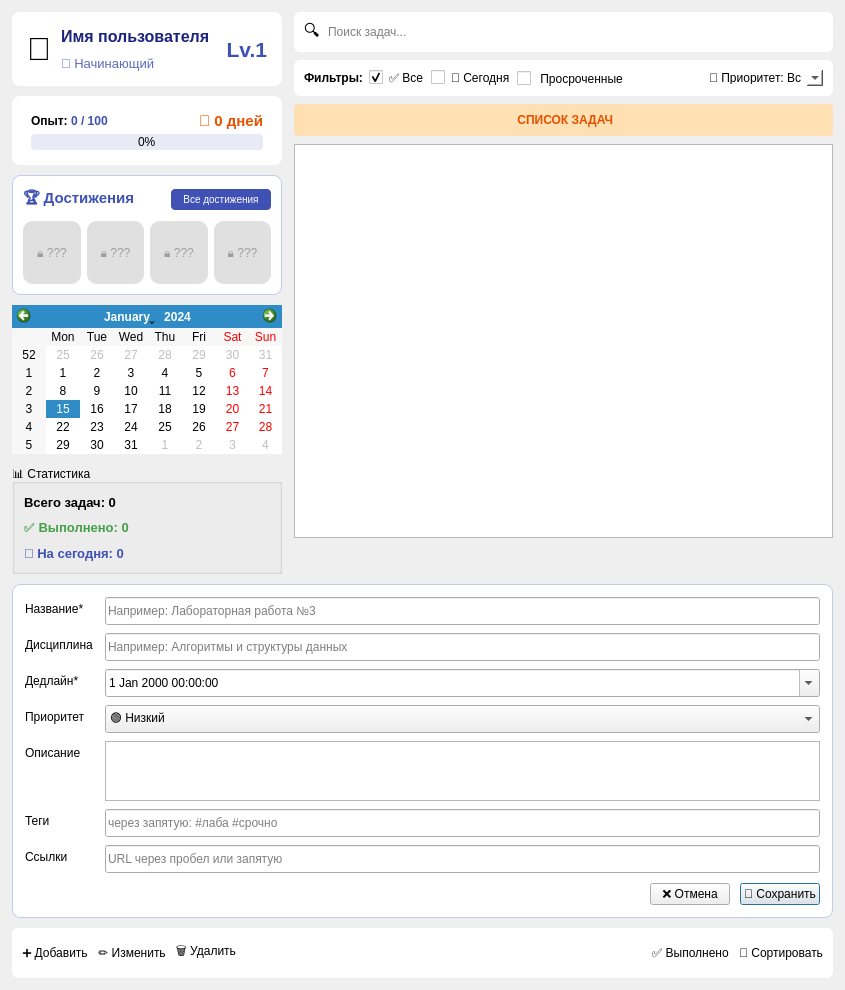
   <widget class="QWidget" name="tabTasks">
    <attribute name="title">
     <string>📋 Задачи</string>
    </attribute>
    <layout class="QVBoxLayout" name="verticalLayoutMain">
     <property name="spacing">
      <number>10</number>
     </property>
     <property name="leftMargin">
      <number>12</number>
     </property>
     <property name="topMargin">
      <number>12</number>
     </property>
     <property name="rightMargin">
      <number>12</number>
     </property>
     <property name="bottomMargin">
      <number>12</number>
     </property>
     <item>
      <layout class="QHBoxLayout" name="horizontalLayoutTop" stretch="1,2">
       <property name="spacing">
        <number>12</number>
       </property>
       <item>
        <layout class="QVBoxLayout" name="verticalLayoutLeft">
         <property name="spacing">
          <number>10</number>
         </property>
         <!-- Профиль -->
         <item>
          <widget class="QFrame" name="frameProfile">
           <property name="minimumSize">
            <size>
             <width>0</width>
             <height>70</height>
            </size>
           </property>
           <property name="styleSheet">
            <string notr="true">QFrame#frameProfile { background-color: #ffffff; border-radius: 8px; padding: 6px; }</string>
           </property>
           <layout class="QHBoxLayout" name="horizontalLayoutProfile">
            <property name="spacing">
             <number>10</number>
            </property>
            <item>
             <widget class="QLabel" name="labelAvatar">
              <property name="text">
               <string>👤</string>
              </property>
              <property name="font">
               <font>
                <pointsize>24</pointsize>
               </font>
              </property>
              <property name="alignment">
               <set>Qt::AlignCenter</set>
              </property>
             </widget>
            </item>
            <item>
             <layout class="QVBoxLayout" name="verticalLayoutProfileInfo">
              <item>
               <widget class="QLabel" name="labelUserName">
                <property name="text">
                 <string>Имя пользователя</string>
                </property>
                <property name="font">
                 <font>
                  <pointsize>12</pointsize>
                  <bold>true</bold>
                 </font>
                </property>
                <property name="styleSheet">
                 <string notr="true">color: #1a237e;</string>
                </property>
               </widget>
              </item>
              <item>
               <widget class="QLabel" name="labelUserRank">
                <property name="text">
                 <string>🏅 Начинающий</string>
                </property>
                <property name="font">
                 <font>
                  <pointsize>10</pointsize>
                 </font>
                </property>
                <property name="styleSheet">
                 <string notr="true">color: #5c6bc0;</string>
                </property>
               </widget>
              </item>
             </layout>
            </item>
            <item>
             <spacer name="horizontalSpacerProfile">
              <property name="orientation">
               <enum>Qt::Horizontal</enum>
              </property>
              <property name="sizeHint" stdset="0">
               <size>
                <width>40</width>
                <height>20</height>
               </size>
              </property>
             </spacer>
            </item>
            <item>
             <widget class="QLabel" name="labelLevel">
              <property name="text">
               <string>Lv.1</string>
              </property>
              <property name="font">
               <font>
                <pointsize>16</pointsize>
                <bold>true</bold>
               </font>
              </property>
              <property name="styleSheet">
               <string notr="true">color: #3f51b5;</string>
              </property>
              <property name="alignment">
               <set>Qt::AlignRight|Qt::AlignVCenter</set>
              </property>
             </widget>
            </item>
           </layout>
          </widget>
         </item>
         <!-- Прогресс -->
         <item>
          <widget class="QFrame" name="frameProgress">
           <property name="minimumSize">
            <size>
             <width>0</width>
             <height>60</height>
            </size>
           </property>
           <property name="styleSheet">
            <string notr="true">QFrame#frameProgress { background-color: #ffffff; border-radius: 8px; padding: 6px 10px; }</string>
           </property>
           <layout class="QVBoxLayout" name="verticalLayoutProgress">
            <property name="spacing">
             <number>3</number>
            </property>
            <item>
             <layout class="QHBoxLayout" name="horizontalLayoutExp">
              <item>
               <widget class="QLabel" name="labelExpText">
                <property name="text">
                 <string>Опыт:</string>
                </property>
                <property name="font">
                 <font>
                  <bold>true</bold>
                 </font>
                </property>
               </widget>
              </item>
              <item>
               <widget class="QLabel" name="labelExpValue">
                <property name="text">
                 <string>0 / 100</string>
                </property>
                <property name="font">
                 <font>
                  <bold>true</bold>
                 </font>
                </property>
                <property name="styleSheet">
                 <string notr="true">color: #3f51b5;</string>
                </property>
               </widget>
              </item>
              <item>
               <spacer name="horizontalSpacerExp">
                <property name="orientation">
                 <enum>Qt::Horizontal</enum>
                </property>
                <property name="sizeHint" stdset="0">
                 <size>
                  <width>40</width>
                  <height>20</height>
                 </size>
                </property>
               </spacer>
              </item>
              <item>
               <widget class="QLabel" name="labelStreak">
                <property name="text">
                 <string>🔥 0 дней</string>
                </property>
                <property name="font">
                 <font>
                  <bold>true</bold>
                  <pointsize>11</pointsize>
                 </font>
                </property>
                <property name="styleSheet">
                 <string notr="true">color: #e65100;</string>
                </property>
               </widget>
              </item>
             </layout>
            </item>
            <item>
             <widget class="QProgressBar" name="progressBarExp">
              <property name="maximum">
               <number>100</number>
              </property>
              <property name="value">
               <number>0</number>
              </property>
              <property name="styleSheet">
               <string notr="true">QProgressBar { border: none; border-radius: 4px; background-color: #e8eaf6; height: 10px; text-align: center; } QProgressBar::chunk { background-color: #3f51b5; border-radius: 4px; }</string>
              </property>
             </widget>
            </item>
           </layout>
          </widget>
         </item>
         <!-- Достижения -->
         <item>
          <widget class="QFrame" name="frameAchievements">
           <property name="minimumSize">
            <size>
             <width>0</width>
             <height>120</height>
            </size>
           </property>
           <property name="styleSheet">
            <string notr="true">QFrame#frameAchievements { background-color: #ffffff; border-radius: 8px; border: 1px solid #c5cae9; }</string>
           </property>
           <layout class="QVBoxLayout" name="verticalLayoutAchievements">
            <property name="spacing">
             <number>8</number>
            </property>
            <property name="leftMargin">
             <number>10</number>
            </property>
            <property name="topMargin">
             <number>10</number>
            </property>
            <property name="rightMargin">
             <number>10</number>
            </property>
            <property name="bottomMargin">
             <number>10</number>
            </property>
            <item>
             <layout class="QHBoxLayout" name="horizontalLayoutAchievementsHeader">
              <item>
               <widget class="QLabel" name="labelAchievementsTitle">
                <property name="text">
                 <string>🏆 Достижения</string>
                </property>
                <property name="font">
                 <font>
                  <pointsize>11</pointsize>
                  <bold>true</bold>
                 </font>
                </property>
                <property name="styleSheet">
                 <string notr="true">color: #3f51b5;</string>
                </property>
               </widget>
              </item>
              <item>
               <spacer name="horizontalSpacerAchievements">
                <property name="orientation">
                 <enum>Qt::Horizontal</enum>
                </property>
                <property name="sizeHint" stdset="0">
                 <size>
                  <width>40</width>
                  <height>20</height>
                 </size>
                </property>
               </spacer>
              </item>
              <item>
               <widget class="QPushButton" name="btnViewAchievements">
                <property name="text">
                 <string>Все достижения</string>
                </property>
                <property name="styleSheet">
                 <string notr="true">background-color: #3f51b5; color: #ffffff; border-radius: 4px; padding: 4px 12px; font-size: 10px;</string>
                </property>
               </widget>
              </item>
             </layout>
            </item>
            <item>
             <layout class="QHBoxLayout" name="horizontalLayoutAchievements">
              <property name="spacing">
               <number>6</number>
              </property>
              <item>
               <widget class="QLabel" name="achievement1">
                <property name="text">
                 <string>🔒 ???</string>
                </property>
                <property name="font">
                 <font>
                  <pointsize>9</pointsize>
                 </font>
                </property>
                <property name="styleSheet">
                 <string notr="true">background-color: #e0e0e0; border-radius: 10px; padding: 4px 8px; color: #9e9e9e;</string>
                </property>
                <property name="alignment">
                 <set>Qt::AlignCenter</set>
                </property>
               </widget>
              </item>
              <item>
               <widget class="QLabel" name="achievement2">
                <property name="text">
                 <string>🔒 ???</string>
                </property>
                <property name="font">
                 <font>
                  <pointsize>9</pointsize>
                 </font>
                </property>
                <property name="styleSheet">
                 <string notr="true">background-color: #e0e0e0; border-radius: 10px; padding: 4px 8px; color: #9e9e9e;</string>
                </property>
                <property name="alignment">
                 <set>Qt::AlignCenter</set>
                </property>
               </widget>
              </item>
              <item>
               <widget class="QLabel" name="achievement3">
                <property name="text">
                 <string>🔒 ???</string>
                </property>
                <property name="font">
                 <font>
                  <pointsize>9</pointsize>
                 </font>
                </property>
                <property name="styleSheet">
                 <string notr="true">background-color: #e0e0e0; border-radius: 10px; padding: 4px 8px; color: #9e9e9e;</string>
                </property>
                <property name="alignment">
                 <set>Qt::AlignCenter</set>
                </property>
               </widget>
              </item>
              <item>
               <widget class="QLabel" name="achievement4">
                <property name="text">
                 <string>🔒 ???</string>
                </property>
                <property name="font">
                 <font>
                  <pointsize>9</pointsize>
                 </font>
                </property>
                <property name="styleSheet">
                 <string notr="true">background-color: #e0e0e0; border-radius: 10px; padding: 4px 8px; color: #9e9e9e;</string>
                </property>
                <property name="alignment">
                 <set>Qt::AlignCenter</set>
                </property>
               </widget>
              </item>
             </layout>
            </item>
           </layout>
          </widget>
         </item>
         <!-- Календарь -->
         <item>
          <widget class="QCalendarWidget" name="calendarWidget">
           <property name="minimumSize">
            <size>
             <width>240</width>
             <height>0</height>
            </size>
           </property>
           <property name="maximumSize">
            <size>
             <width>280</width>
             <height>16777215</height>
            </size>
           </property>
          </widget>
         </item>
         <!-- Статистика -->
         <item>
          <widget class="QGroupBox" name="groupBoxStats">
           <property name="minimumSize">
            <size>
             <width>0</width>
             <height>110</height>
            </size>
           </property>
           <property name="title">
            <string>📊 Статистика</string>
           </property>
           <layout class="QVBoxLayout" name="verticalLayoutStats">
            <property name="spacing">
             <number>8</number>
            </property>
            <item>
             <widget class="QLabel" name="labelStatsTotal">
              <property name="text">
               <string>Всего задач: 0</string>
              </property>
              <property name="font">
               <font>
                <pointsize>10</pointsize>
                <bold>true</bold>
               </font>
              </property>
             </widget>
            </item>
            <item>
             <widget class="QLabel" name="labelStatsCompleted">
              <property name="text">
               <string>✅ Выполнено: 0</string>
              </property>
              <property name="styleSheet">
               <string notr="true">color: #43a047;</string>
              </property>
              <property name="font">
               <font>
                <pointsize>10</pointsize>
                <bold>true</bold>
               </font>
              </property>
             </widget>
            </item>
            <item>
             <widget class="QLabel" name="labelStatsToday">
              <property name="text">
               <string>📌 На сегодня: 0</string>
              </property>
              <property name="styleSheet">
               <string notr="true">color: #3f51b5;</string>
              </property>
              <property name="font">
               <font>
                <pointsize>10</pointsize>
                <bold>true</bold>
               </font>
              </property>
             </widget>
            </item>
           </layout>
          </widget>
         </item>
        </layout>
       </item>
       <!-- Правая колонка -->
       <item>
        <layout class="QVBoxLayout" name="verticalLayoutCenter" stretch="0,0,0,1,0">
         <property name="spacing">
          <number>8</number>
         </property>
         <item>
          <widget class="QFrame" name="frameSearch">
           <property name="minimumSize">
            <size>
             <width>0</width>
             <height>40</height>
            </size>
           </property>
           <property name="styleSheet">
            <string notr="true">background-color: #ffffff; border-radius: 6px;</string>
           </property>
           <layout class="QHBoxLayout" name="horizontalLayoutSearch">
            <property name="leftMargin">
             <number>10</number>
            </property>
            <property name="topMargin">
             <number>4</number>
            </property>
            <property name="rightMargin">
             <number>10</number>
            </property>
            <property name="bottomMargin">
             <number>4</number>
            </property>
            <item>
             <widget class="QLabel" name="labelSearchIcon">
              <property name="text">
               <string>🔍</string>
              </property>
              <property name="font">
               <font>
                <pointsize>12</pointsize>
               </font>
              </property>
             </widget>
            </item>
            <item>
             <widget class="QLineEdit" name="lineEditSearch">
              <property name="placeholderText">
               <string>Поиск задач...</string>
              </property>
             </widget>
            </item>
           </layout>
          </widget>
         </item>
         <item>
          <widget class="QFrame" name="frameFilters">
           <property name="minimumSize">
            <size>
             <width>0</width>
             <height>36</height>
            </size>
           </property>
           <property name="styleSheet">
            <string notr="true">background-color: #ffffff; border-radius: 6px;</string>
           </property>
           <layout class="QHBoxLayout" name="horizontalLayoutFilters">
            <property name="leftMargin">
             <number>10</number>
            </property>
            <property name="topMargin">
             <number>4</number>
            </property>
            <property name="rightMargin">
             <number>10</number>
            </property>
            <property name="bottomMargin">
             <number>4</number>
            </property>
            <item>
             <widget class="QLabel" name="labelFilterTitle">
              <property name="text">
               <string>Фильтры:</string>
              </property>
              <property name="font">
               <font>
                <bold>true</bold>
               </font>
              </property>
             </widget>
            </item>
            <item>
             <widget class="QCheckBox" name="checkBoxAll">
              <property name="text">
               <string>✅ Все</string>
              </property>
              <property name="checked">
               <bool>true</bool>
              </property>
             </widget>
            </item>
            <item>
             <widget class="QCheckBox" name="checkBoxToday">
              <property name="text">
               <string>📅 Сегодня</string>
              </property>
             </widget>
            </item>
            <item>
             <widget class="QCheckBox" name="checkBoxOverdue">
              <property name="text">
               <string>️ Просроченные</string>
              </property>
             </widget>
            </item>
            <item>
             <spacer name="horizontalSpacerFilters">
              <property name="orientation">
               <enum>Qt::Horizontal</enum>
              </property>
              <property name="sizeHint" stdset="0">
               <size>
                <width>40</width>
                <height>20</height>
               </size>
              </property>
             </spacer>
            </item>
            <item>
             <widget class="QComboBox" name="comboBoxPriority">
              <item>
               <property name="text">
                <string>🎯 Приоритет: Все</string>
               </property>
              </item>
              <item>
               <property name="text">
                <string> Высокий</string>
               </property>
              </item>
              <item>
               <property name="text">
                <string> Средний</string>
               </property>
              </item>
              <item>
               <property name="text">
                <string> Низкий</string>
               </property>
              </item>
             </widget>
            </item>
           </layout>
          </widget>
         </item>
         <item>
          <widget class="QLabel" name="labelTaskListTitle">
           <property name="minimumSize">
            <size>
             <width>0</width>
             <height>32</height>
            </size>
           </property>
           <property name="styleSheet">
            <string notr="true">background-color: #ffe0b2; color: #e65100; border-radius: 4px; padding: 6px; font-weight: bold; font-size: 12px;</string>
           </property>
           <property name="text">
            <string> СПИСОК ЗАДАЧ</string>
           </property>
           <property name="alignment">
            <set>Qt::AlignCenter</set>
           </property>
          </widget>
         </item>
         <item>
          <widget class="QListWidget" name="listWidgetTasks">
           <property name="sizePolicy">
            <sizepolicy hsizetype="Expanding" vsizetype="Expanding">
             <horstretch>0</horstretch>
             <verstretch>1</verstretch>
            </sizepolicy>
           </property>
          </widget>
         </item>
         <item>
          <widget class="QLabel" name="labelStatus">
           <property name="minimumSize">
            <size>
             <width>0</width>
             <height>28</height>
            </size>
           </property>
           <property name="text">
            <string/>
           </property>
           <property name="alignment">
            <set>Qt::AlignCenter</set>
           </property>
          </widget>
         </item>
        </layout>
       </item>
      </layout>
     </item>
     <!-- Форма задачи -->
     <item>
      <widget class="QFrame" name="frameTaskForm">
       <property name="visible">
        <bool>false</bool>
       </property>
       <property name="minimumSize">
        <size>
         <width>0</width>
         <height>280</height>
        </size>
       </property>
       <property name="styleSheet">
        <string notr="true">QFrame#frameTaskForm {
    background-color: #ffffff;
    border-radius: 8px;
    border: 1px solid #c5cae9;
}</string>
       </property>
       <layout class="QVBoxLayout" name="verticalLayoutForm">
        <property name="spacing">
         <number>10</number>
        </property>
        <property name="leftMargin">
         <number>12</number>
        </property>
        <property name="topMargin">
         <number>12</number>
        </property>
        <property name="rightMargin">
         <number>12</number>
        </property>
        <property name="bottomMargin">
         <number>12</number>
        </property>
        <item>
         <layout class="QFormLayout" name="formLayoutTask">
          <property name="horizontalSpacing">
           <number>12</number>
          </property>
          <property name="verticalSpacing">
           <number>8</number>
          </property>
          <item row="0" column="0">
           <widget class="QLabel" name="labelFormName">
            <property name="text">
             <string>Название*</string>
            </property>
           </widget>
          </item>
          <item row="0" column="1">
           <widget class="QLineEdit" name="lineEditFormName">
            <property name="placeholderText">
             <string>Например: Лабораторная работа №3</string>
            </property>
            <property name="minimumSize">
             <size>
              <width>0</width>
              <height>28</height>
             </size>
            </property>
           </widget>
          </item>
          <item row="1" column="0">
           <widget class="QLabel" name="labelFormDiscipline">
            <property name="text">
             <string>Дисциплина</string>
            </property>
           </widget>
          </item>
          <item row="1" column="1">
           <widget class="QLineEdit" name="lineEditFormDiscipline">
            <property name="placeholderText">
             <string>Например: Алгоритмы и структуры данных</string>
            </property>
            <property name="minimumSize">
             <size>
              <width>0</width>
              <height>28</height>
             </size>
            </property>
           </widget>
          </item>
          <item row="2" column="0">
           <widget class="QLabel" name="labelFormDeadline">
            <property name="text">
             <string>Дедлайн*</string>
            </property>
           </widget>
          </item>
          <item row="2" column="1">
           <widget class="QDateTimeEdit" name="dateTimeFormDeadline">
            <property name="minimumSize">
             <size>
              <width>0</width>
              <height>28</height>
             </size>
            </property>
            <property name="calendarPopup">
             <bool>true</bool>
            </property>
           </widget>
          </item>
          <item row="3" column="0">
           <widget class="QLabel" name="labelFormPriority">
            <property name="text">
             <string>Приоритет</string>
            </property>
           </widget>
          </item>
          <item row="3" column="1">
           <widget class="QComboBox" name="comboBoxFormPriority">
            <property name="minimumSize">
             <size>
              <width>0</width>
              <height>28</height>
             </size>
            </property>
            <item>
             <property name="text">
              <string>🟢 Низкий</string>
             </property>
            </item>
            <item>
             <property name="text">
              <string>🟡 Средний</string>
             </property>
            </item>
            <item>
             <property name="text">
              <string>🔴 Высокий</string>
             </property>
            </item>
           </widget>
          </item>
          <item row="4" column="0">
           <widget class="QLabel" name="labelFormDescription">
            <property name="text">
             <string>Описание</string>
            </property>
           </widget>
          </item>
          <item row="4" column="1">
           <widget class="QTextEdit" name="textEditFormDescription">
            <property name="maximumSize">
             <size>
              <width>16777215</width>
              <height>60</height>
             </size>
            </property>
           </widget>
          </item>
          <item row="5" column="0">
           <widget class="QLabel" name="labelFormTags">
            <property name="text">
             <string>Теги</string>
            </property>
           </widget>
          </item>
          <item row="5" column="1">
           <widget class="QLineEdit" name="lineEditFormTags">
            <property name="placeholderText">
             <string>через запятую: #лаба #срочно</string>
            </property>
            <property name="minimumSize">
             <size>
              <width>0</width>
              <height>28</height>
             </size>
            </property>
           </widget>
          </item>
          <item row="6" column="0">
           <widget class="QLabel" name="labelFormLinks">
            <property name="text">
             <string>Ссылки</string>
            </property>
           </widget>
          </item>
          <item row="6" column="1">
           <widget class="QLineEdit" name="lineEditFormLinks">
            <property name="placeholderText">
             <string>URL через пробел или запятую</string>
            </property>
            <property name="minimumSize">
             <size>
              <width>0</width>
              <height>28</height>
             </size>
            </property>
           </widget>
          </item>
         </layout>
        </item>
        <item>
         <layout class="QHBoxLayout" name="horizontalLayoutFormButtons">
          <property name="spacing">
           <number>10</number>
          </property>
          <item>
           <spacer name="horizontalSpacerFormLeft">
            <property name="orientation">
             <enum>Qt::Horizontal</enum>
            </property>
            <property name="sizeHint" stdset="0">
             <size>
              <width>40</width>
              <height>20</height>
             </size>
            </property>
           </spacer>
          </item>
          <item>
           <widget class="QPushButton" name="btnFormCancel">
            <property name="text">
             <string>❌ Отмена</string>
            </property>
            <property name="autoDefault">
             <bool>false</bool>
            </property>
           </widget>
          </item>
          <item>
           <widget class="QPushButton" name="btnFormSave">
            <property name="text">
             <string>💾 Сохранить</string>
            </property>
            <property name="default">
             <bool>true</bool>
            </property>
           </widget>
          </item>
         </layout>
        </item>
       </layout>
      </widget>
     </item>
     <!-- Кнопки действий -->
     <item>
      <widget class="QFrame" name="frameButtons">
       <property name="minimumSize">
        <size>
         <width>0</width>
         <height>50</height>
        </size>
       </property>
       <property name="styleSheet">
        <string notr="true">background-color: #ffffff; border-radius: 6px;</string>
       </property>
       <layout class="QHBoxLayout" name="horizontalLayoutButtons">
        <property name="spacing">
         <number>10</number>
        </property>
        <property name="leftMargin">
         <number>10</number>
        </property>
        <property name="topMargin">
         <number>6</number>
        </property>
        <property name="rightMargin">
         <number>10</number>
        </property>
        <property name="bottomMargin">
         <number>6</number>
        </property>
        <item>
         <widget class="QPushButton" name="btnAdd">
          <property name="text">
           <string>➕ Добавить</string>
          </property>
         </widget>
        </item>
        <item>
         <widget class="QPushButton" name="btnEdit">
          <property name="text">
           <string>✏️ Изменить</string>
          </property>
         </widget>
        </item>
        <item>
         <widget class="QPushButton" name="btnDelete">
          <property name="text">
           <string>🗑️ Удалить</string>
          </property>
         </widget>
        </item>
        <item>
         <spacer name="horizontalSpacerButtons">
          <property name="orientation">
           <enum>Qt::Horizontal</enum>
          </property>
          <property name="sizeHint" stdset="0">
           <size>
            <width>40</width>
            <height>20</height>
           </size>
          </property>
         </spacer>
        </item>
        <item>
         <widget class="QPushButton" name="btnMarkComplete">
          <property name="text">
           <string>✅ Выполнено</string>
          </property>
         </widget>
        </item>
        <item>
         <widget class="QPushButton" name="btnSort">
          <property name="text">
           <string>🔄 Сортировать</string>
          </property>
         </widget>
        </item>
       </layout>
      </widget>
     </item>
    </layout>
   </widget>
